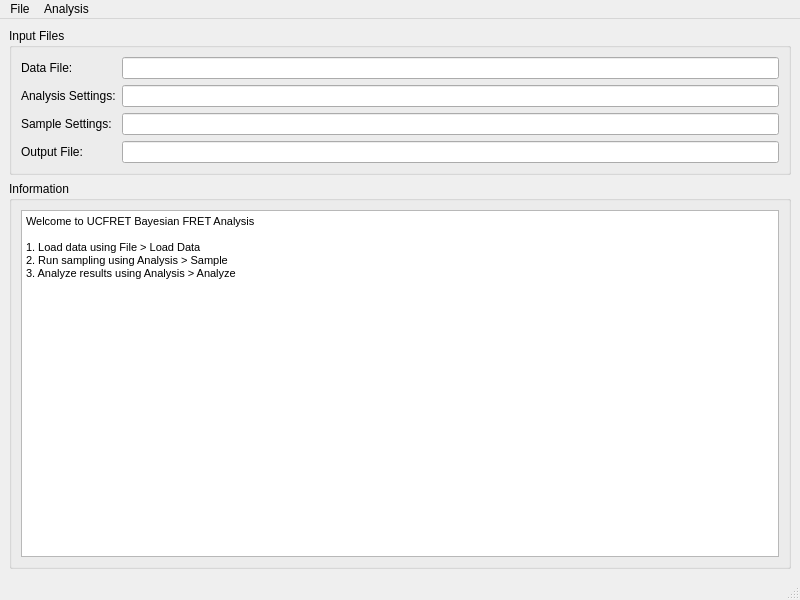
<?xml version="1.0" encoding="UTF-8"?>
<ui version="4.0">
 <class>MainWindow</class>
 <widget class="QMainWindow" name="MainWindow">
  <property name="geometry">
   <rect>
    <x>0</x>
    <y>0</y>
    <width>800</width>
    <height>600</height>
   </rect>
  </property>
  <property name="windowTitle">
   <string>UCFRET: Bayesian FRET Analysis</string>
  </property>
  <widget class="QWidget" name="centralwidget">
   <layout class="QVBoxLayout" name="verticalLayout">
    <item>
     <widget class="QGroupBox" name="groupBox">
      <property name="title">
       <string>Input Files</string>
      </property>
      <layout class="QFormLayout" name="formLayout">
       <item row="0" column="0">
        <widget class="QLabel" name="label">
         <property name="text">
          <string>Data File:</string>
         </property>
        </widget>
       </item>
       <item row="0" column="1">
        <widget class="QLineEdit" name="lineEdit_data_file">
         <property name="readOnly">
          <bool>true</bool>
         </property>
        </widget>
       </item>
       <item row="1" column="0">
        <widget class="QLabel" name="label_2">
         <property name="text">
          <string>Analysis Settings:</string>
         </property>
        </widget>
       </item>
       <item row="1" column="1">
        <widget class="QLineEdit" name="lineEdit_analysis_settings"/>
       </item>
       <item row="2" column="0">
        <widget class="QLabel" name="label_3">
         <property name="text">
          <string>Sample Settings:</string>
         </property>
        </widget>
       </item>
       <item row="2" column="1">
        <widget class="QLineEdit" name="lineEdit_sample_settings"/>
       </item>
       <item row="3" column="0">
        <widget class="QLabel" name="label_4">
         <property name="text">
          <string>Output File:</string>
         </property>
        </widget>
       </item>
       <item row="3" column="1">
        <widget class="QLineEdit" name="lineEdit_output_file">
         <property name="readOnly">
          <bool>true</bool>
         </property>
        </widget>
       </item>
      </layout>
     </widget>
    </item>
    <item>
     <widget class="QGroupBox" name="groupBox_2">
      <property name="title">
       <string>Information</string>
      </property>
      <layout class="QVBoxLayout" name="verticalLayout_2">
       <item>
        <widget class="QTextEdit" name="textEdit_info">
         <property name="readOnly">
          <bool>true</bool>
         </property>
         <property name="html">
          <string>&lt;!DOCTYPE HTML PUBLIC &quot;-//W3C//DTD HTML 4.0//EN&quot; &quot;http://www.w3.org/TR/REC-html40/strict.dtd&quot;&gt;
&lt;html&gt;&lt;head&gt;&lt;meta name=&quot;qrichtext&quot; content=&quot;1&quot; /&gt;&lt;style type=&quot;text/css&quot;&gt;
p, li { white-space: pre-wrap; }
&lt;/style&gt;&lt;/head&gt;&lt;body style=&quot; font-family:'MS Shell Dlg 2'; font-size:8.25pt; font-weight:400; font-style:normal;&quot;&gt;
&lt;p style=&quot; margin-top:0px; margin-bottom:0px; margin-left:0px; margin-right:0px; -qt-block-indent:0; text-indent:0px;&quot;&gt;Welcome to UCFRET Bayesian FRET Analysis&lt;/p&gt;
&lt;p style=&quot;-qt-paragraph-type:empty; margin-top:0px; margin-bottom:0px; margin-left:0px; margin-right:0px; -qt-block-indent:0; text-indent:0px;&quot;&gt;&lt;br /&gt;&lt;/p&gt;
&lt;p style=&quot; margin-top:0px; margin-bottom:0px; margin-left:0px; margin-right:0px; -qt-block-indent:0; text-indent:0px;&quot;&gt;1. Load data using File &amp;gt; Load Data&lt;/p&gt;
&lt;p style=&quot; margin-top:0px; margin-bottom:0px; margin-left:0px; margin-right:0px; -qt-block-indent:0; text-indent:0px;&quot;&gt;2. Run sampling using Analysis &amp;gt; Sample&lt;/p&gt;
&lt;p style=&quot; margin-top:0px; margin-bottom:0px; margin-left:0px; margin-right:0px; -qt-block-indent:0; text-indent:0px;&quot;&gt;3. Analyze results using Analysis &amp;gt; Analyze&lt;/p&gt;&lt;/body&gt;&lt;/html&gt;</string>
         </property>
        </widget>
       </item>
      </layout>
     </widget>
    </item>
   </layout>
  </widget>
  <widget class="QMenuBar" name="menubar">
   <property name="geometry">
    <rect>
     <x>0</x>
     <y>0</y>
     <width>800</width>
     <height>21</height>
    </rect>
   </property>
   <widget class="QMenu" name="menuFile">
    <property name="title">
     <string>File</string>
    </property>
    <addaction name="actionLoad_Data"/>
    <addaction name="separator"/>
    <addaction name="actionExit"/>
   </widget>
   <widget class="QMenu" name="menuAnalysis">
    <property name="title">
     <string>Analysis</string>
    </property>
    <addaction name="actionSample"/>
    <addaction name="actionAnalyze"/>
   </widget>
   <addaction name="menuFile"/>
   <addaction name="menuAnalysis"/>
  </widget>
  <widget class="QStatusBar" name="statusbar"/>
  <action name="actionLoad_Data">
   <property name="text">
    <string>Load Data...</string>
   </property>
  </action>
  <action name="actionExit">
   <property name="text">
    <string>Exit</string>
   </property>
  </action>
  <action name="actionSample">
   <property name="text">
    <string>Sample...</string>
   </property>
  </action>
  <action name="actionAnalyze">
   <property name="text">
    <string>Analyze...</string>
   </property>
  </action>
 </widget>
 <resources/>
 <connections>
  <connection>
   <sender>actionExit</sender>
   <signal>triggered()</signal>
   <receiver>MainWindow</receiver>
   <slot>close()</slot>
   <hints>
    <hint type="sourcelabel">
     <x>-1</x>
     <y>-1</y>
    </hint>
    <hint type="destinationlabel">
     <x>399</x>
     <y>299</y>
    </hint>
   </hints>
  </connection>
 </connections>
</ui>
